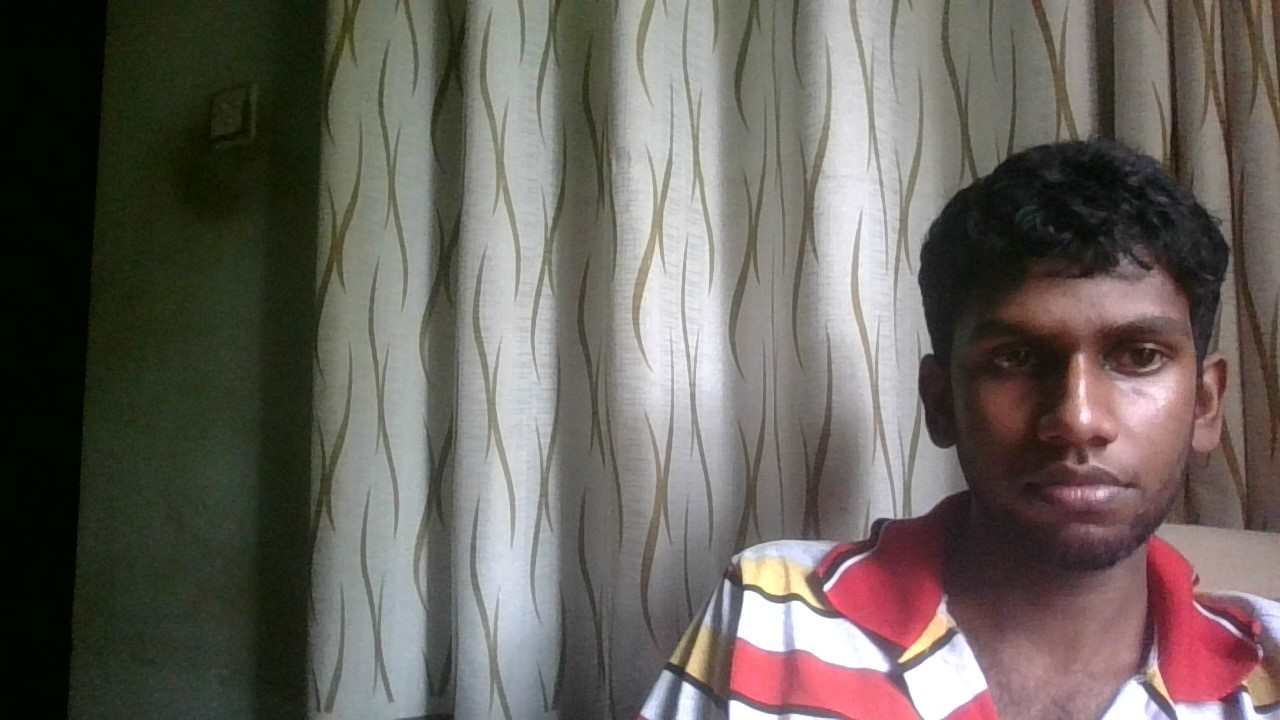
#> input picture Assignment 2/Q4/1.jpg, 1280 x 720 px
$ jupyter execute Q4.ipynb
#> lines starting #> are read from the running program, lines starting #| are printed output that depends on the picture
sift detection

[cell 1]
import cv2 as cv
import numpy as np
import matplotlib.pyplot as plt

im2 = cv.imread('1.jpg')
#> im2 is the input picture: shape (720, 1280, 3); mean B, G, R 92.8, 98.3, 104.1
im1 = cv.imread('2.jpg')
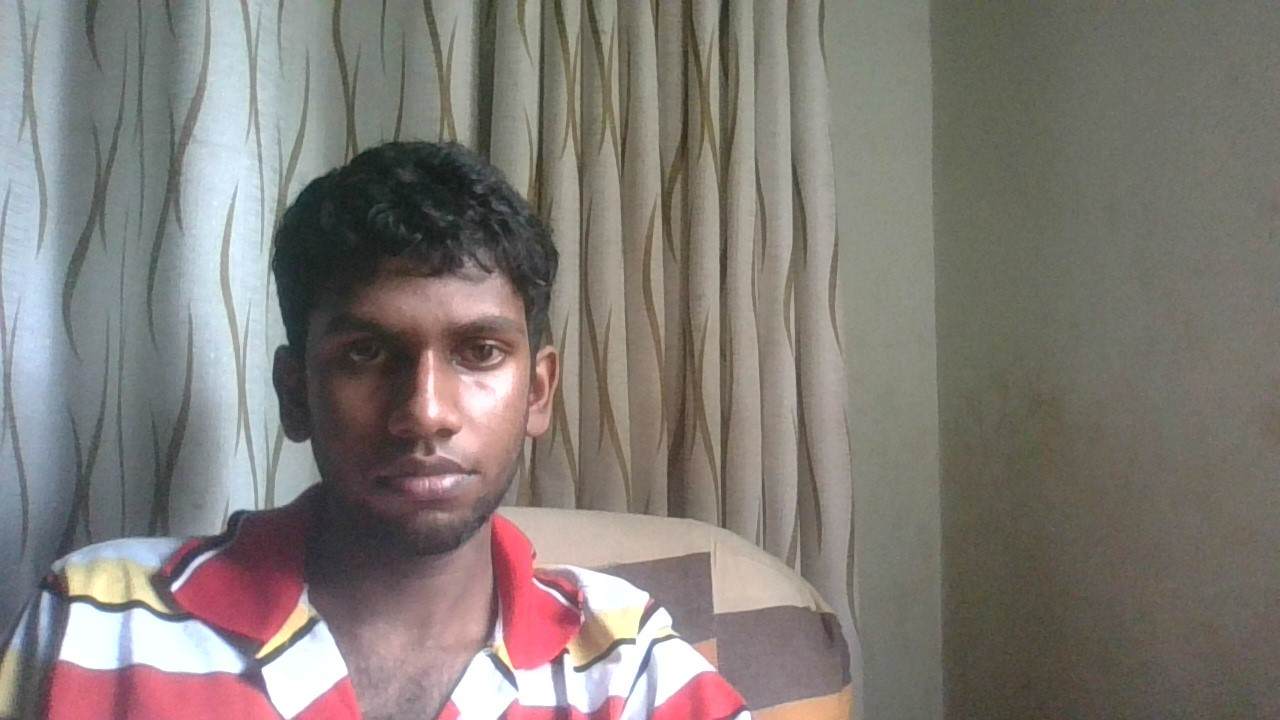
#> input picture Assignment 2/Q4/2.jpg, 1280 x 720 px
#> im1 is the input picture: shape (720, 1280, 3); mean B, G, R 118.7, 123.6, 129.8

assert im1 is not None
assert im2 is not None

im1_gray = cv.cvtColor(im1, cv.COLOR_BGR2GRAY)
im2_gray = cv.cvtColor(im2, cv.COLOR_BGR2GRAY)
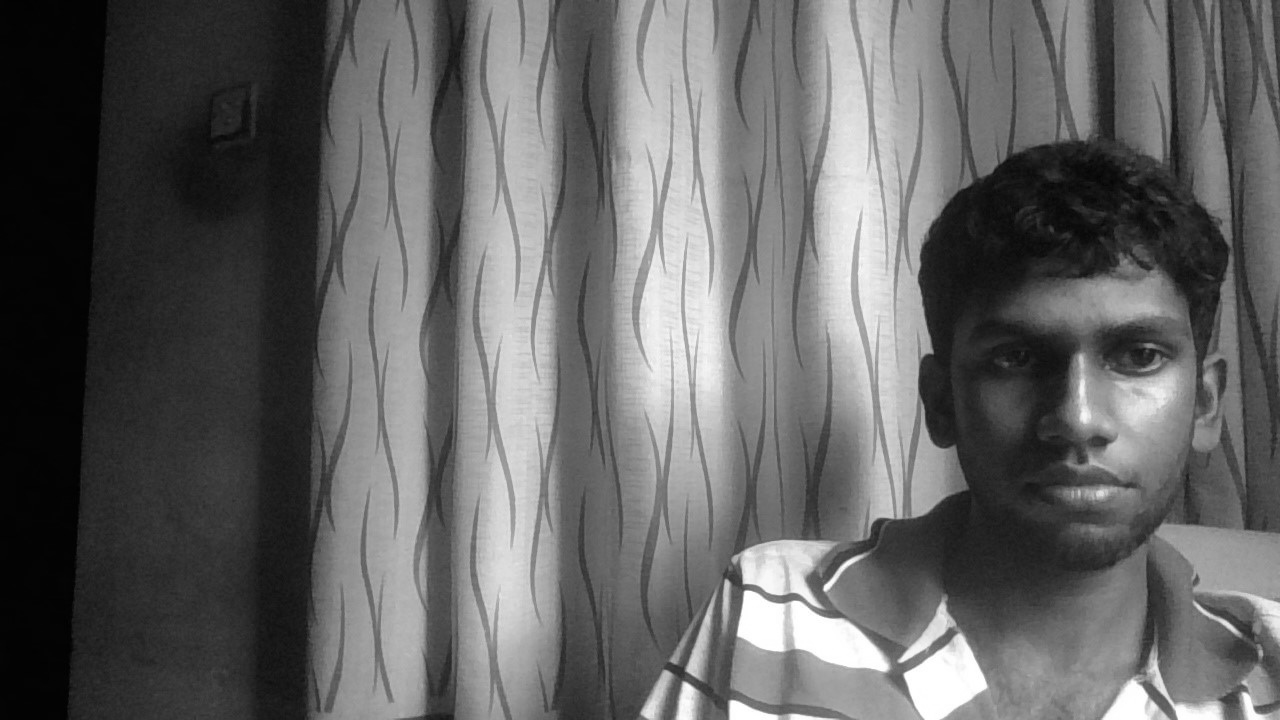
#> im2_gray: shape (720, 1280); min 1, max 255, mean 99.4

#create a sift object
sift = cv.SIFT_create(nOctaveLayers=3, contrastThreshold=0.07, edgeThreshold=10, sigma=1)

#detect keypoints and compute descriptors
kp1, des1 = sift.detectAndCompute(im1_gray, None)
#> kp1 = 291 keypoints; strongest (x, y, size): (175, 586, 6.1), (471, 346, 31.6), (253, 464, 67.1), (261, 654, 5)
kp2, des2 = sift.detectAndCompute(im2_gray, None)
#> kp2 = 323 keypoints; strongest (x, y, size): (688, 696, 13.6), (826, 587, 5), (849, 562, 5), (1132, 416, 67.3)

#draw keypoints
im1_kp = cv.drawKeypoints(im1_gray, kp1, None)
im2_kp = cv.drawKeypoints(im2_gray, kp2, None)

#plot images
plt.figure(figsize=(20,20))
plt.subplot(121)
plt.imshow(im1_kp)
plt.title('Keypoints for image 1')
plt.subplot(122)
plt.imshow(im2_kp)
plt.title('Keypoints for image 2')
plt.show()

#match keypoints
bf = cv.BFMatcher()
matches = bf.knnMatch(des1, des2, k=2)
#> matches = 291 matches

#apply ratio test
good = []
for m,n in matches:
    if m.distance < 0.75*n.distance:
        good.append([m])
#> after the loop, good = 81 matches

#draw matches
im_matches = cv.drawMatchesKnn(im1_gray, kp1, im2_gray, kp2, good, None, flags=cv.DrawMatchesFlags_NOT_DRAW_SINGLE_POINTS)
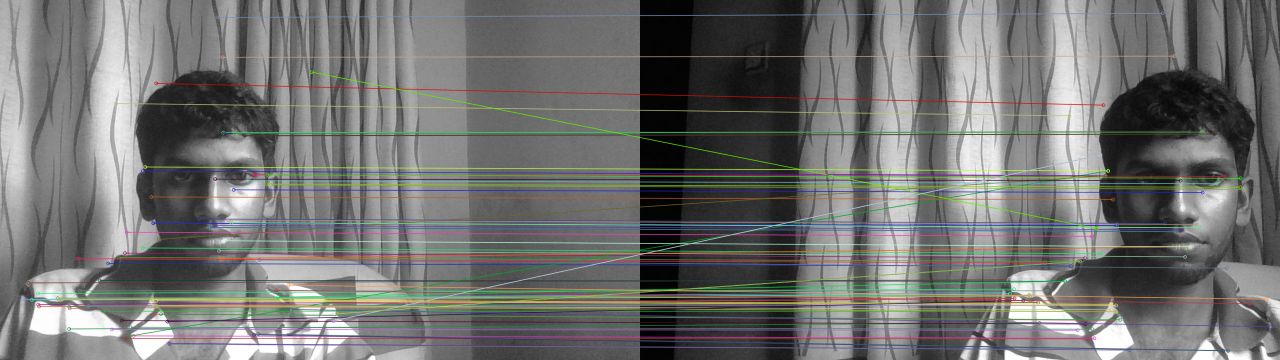
#> im_matches: shape (720, 2560, 3) (shown at 1/2 size); mean of channels 0, 1, 2 111.9, 113.6, 113.2; drawn as B, G, R

#plot image
plt.figure(figsize=(20,20))
plt.imshow(im_matches)
plt.title('Matches')
plt.show()

[cell 2]
import cv2 as cv
import numpy as np
from scipy import linalg

# Load your images 'im1' and 'im2'

# Detect keypoints and compute descriptors for both images using SIFT
sift = cv.SIFT_create(nOctaveLayers=3, contrastThreshold=0.08, edgeThreshold=8, sigma=1)

kp1, desc1 = sift.detectAndCompute(im1, None)
#> kp1 = 184 keypoints; strongest (x, y, size): (175, 586, 6.1), (471, 346, 31.6), (253, 464, 67.1), (261, 654, 5)
kp2, desc2 = sift.detectAndCompute(im2, None)
#> kp2 = 150 keypoints; strongest (x, y, size): (688, 696, 13.6), (826, 587, 5), (1132, 416, 67.3), (760, 626, 32.2)

# Create a Brute-Force Matcher and perform keypoint matching
bf = cv.BFMatcher()
matches = bf.knnMatch(desc1, desc2, k=2)
#> matches = 184 matches
good, pts1, pts2 = [], [], []

# Apply the ratio test to filter good matches and extract corresponding keypoints
for m, n in matches:
    if m.distance < 0.75 * n.distance:
        good.append([m])
        pts1.append(kp1[m.queryIdx].pt)
        pts2.append(kp2[m.trainIdx].pt)
#> after the loop, good = 51 matches; pts1 = 51 pairs, first value 45.68 to 674.2, second value 131.5 to 676.7; pts2 = 51 pairs, first value 727.1 to 1260.6, second value 146.6 to 706.3

# Convert lists to NumPy arrays for further processing
good, pts1, pts2 = np.array(good), np.array(pts1), np.array(pts2)

# Draw the good matches
matched_img = cv.drawMatchesKnn(im1, kp1, im2, kp2, good[:50], None, flags=2)
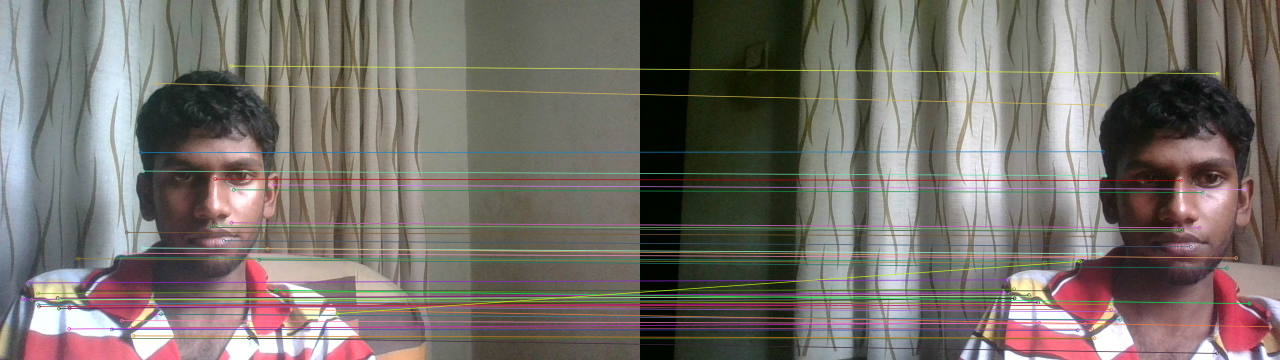
#> matched_img: shape (720, 2560, 3) (shown at 1/2 size); mean B, G, R 106.1, 111.7, 118

# Define a function to compute the homography matrix
def homography(pts1, pts2):
    # Calculate mean and scaling factors for normalization
    mean1, mean2 = np.mean(pts1, axis=0), np.mean(pts2, axis=0)
    s1, s2 = len(pts1) * np.sqrt(2) / np.sum(np.sqrt(np.sum((pts1 - mean1) ** 2, axis=1))), len(pts1) * np.sqrt(2) / np.sum(np.sqrt(np.sum((pts2 - mean2) ** 2, axis=1)))

    # Compute the transformation matrices
    tx1, ty1, tx2, ty2 = -s1 * mean1[0], -s1 * mean1[1], -s2 * mean2[0], -s2 * mean2[1]
    T1, T2 = np.array(((s1, 0, tx1), (0, s1, ty1), (0, 0, 1))), np.array(((s2, 0, tx2), (0, s2, ty2), (0, 0, 1)))
    A = []

    # Construct the matrix A for solving the linear system
    for i in range(len(pts1)):
        X11, X21 = T1 @ np.concatenate((pts1[i], [1])).reshape(3, 1), T2 @ np.concatenate((pts2[i], [1])).reshape(3, 1)
        A.append((-X11[0][0], -X11[1][0], -1, 0, 0, 0, X21[0][0] * X11[0][0], X21[0][0] * X11[1][0], X21[0][0]))
        A.append((0, 0, 0, -X11[0][0], -X11[1][0], -1, X21[1][0] * X11[0][0], X21[1][0] * X11[1][0], X21[1][0]))

    A = np.array(A)

    # Solve the linear system using SVD
    U, S, V = np.linalg.svd(A, full_matrices=True)
    h = np.reshape(V[-1], (3, 3))

    # Normalize the homography matrix and return
    H = linalg.inv(T2) @ h @ T1
    H = (1 / H.item(8)) * H

    return H

# Define a function to compute the Euclidean distance between two points after applying the homography
def dist(P1, P2, H):
    p1 = np.array([P1[0], P1[1], 1])
    p2 = np.array([P2[0], P2[1], 1])

    p2_estimate = np.dot(H, p1.T)
    p2_estimate = (1 / p2_estimate[2]) * p2_estimate

    return np.linalg.norm(p2.T - p2_estimate)

# Define a function for RANSAC-based homography estimation
def RANSAC_homography(points1, points2):
    inlier_count, selected_inliers = 0, None
    points = np.hstack((points1, points2))
#> points = 51 rows, first 6: [45.68, 598.2, 727.1, 584.3], [56.49, 565.4, 734.4, 559.2], [62.79, 599.3, 739.2, 587.2], [75.6, 586.4, 747.6, 577.7], [75.95, 608.6, 748.4, 596.2], [77.71, 612.4, 748.4, 596.2]

    # Calculate the number of iterations based on the probability of outlier detection
    num_iterations = int(np.log(1 - 0.95) / np.log(1 - (1 - 0.5) ** 4))

    for _ in range(num_iterations):
        np.random.shuffle(points)
        pts1, pts1_rem, pts2, pts2_rem = points[:4, :2],  points[4:, :2], points[:4, 2:], points[4:, 2:]
        H = homography(pts1, pts2)
        inliers = [(pts1_rem[i], pts2_rem[i]) for i in range(len(pts1_rem)) if dist(pts1_rem[i], pts2_rem[i], H) < 100]

        if len(inliers) > inlier_count:
            inlier_count = len(inliers)
            selected_inliers = np.array(inliers)
#> this loop made 46 passes
#> (mean1 in homography, mean2 in homography, s1 in homography, s2 in homography, tx1 in homography, ty1 in homography, tx2 in homography, ty2 in homography) on pass 1: ([208, 583.3], [859.8, 582.5], 0.0141, 0.0157, -2.92, -8.2, -13.48, -9.13)
#> (mean1 in homography, mean2 in homography, s1 in homography, s2 in homography, tx1 in homography, ty1 in homography, tx2 in homography, ty2 in homography) on passes 2 to 4: ([221.3, 531.7], [869.7, 532.2], 0.0101, 0.0104, -2.24, -5.38, -9.04, -5.53), ([346.6, 636.9], [882.6, 610.8], 0.00851, 0.0174, -2.95, -5.42, -15.32, -10.6), ([192.9, 547.1], [848.5, 543.3], 0.00836, 0.00898, -1.61, -4.57, -7.62, -4.88)

    # Compute the final homography matrix using the selected inliers
    H = homography(selected_inliers[:, 0], selected_inliers[:, 1])

    return H

# Call the RANSAC-based homography estimation function
H = RANSAC_homography(pts1, pts2)

# Print the computed homography matrix
print(H)
#| [[ 4.12251780e-01 -3.89860423e-02  7.00142806e+02]
#|  [-2.02599960e-01  8.02040994e-01  9.56653739e+01]
#|  [-4.45674409e-04 -2.51616179e-05  1.00000000e+00]]

Stitch

[cell 3]
# Convert the list of tuples to a NumPy array
H = np.array(H)

# Warp im1 using the perspective transformation matrix H to match the shape of im2
img_p = cv.warpPerspective(im1, H, (im2.shape[1], im2.shape[0]))

# Threshold the warped image to create a binary mask
# Pixels with values above 10 become 1, and pixels below 10 become 0 (inverted)
ret, threshold = cv.threshold(img_p, 10, 1, cv.THRESH_BINARY_INV)

# Multiply the binary mask with im2 to extract the common region
img2_thresholded = np.multiply(threshold, im2)

# Blend the thresholded image with the warped image
img_blended = cv.addWeighted(img2_thresholded, 1, img_p, 1, 0)

# Create a figure with three subplots for visualization
fig, ax = plt.subplots(1, 3, figsize=(15, 12))

# Display im2
ax[0].imshow(cv.cvtColor(im2, cv.COLOR_BGR2RGB))
ax[0].set_title("im2.jpg")
ax[0].axis("off")

# Display the stitched image
ax[1].imshow(cv.cvtColor(img_blended, cv.COLOR_BGR2RGB))
ax[1].set_title("Stitched Image")
ax[1].axis("off")

# Add a circle to highlight the difference between the images
img_blended = cv.circle(img_blended, (700, 100), 100, (0, 0, 255), 5)
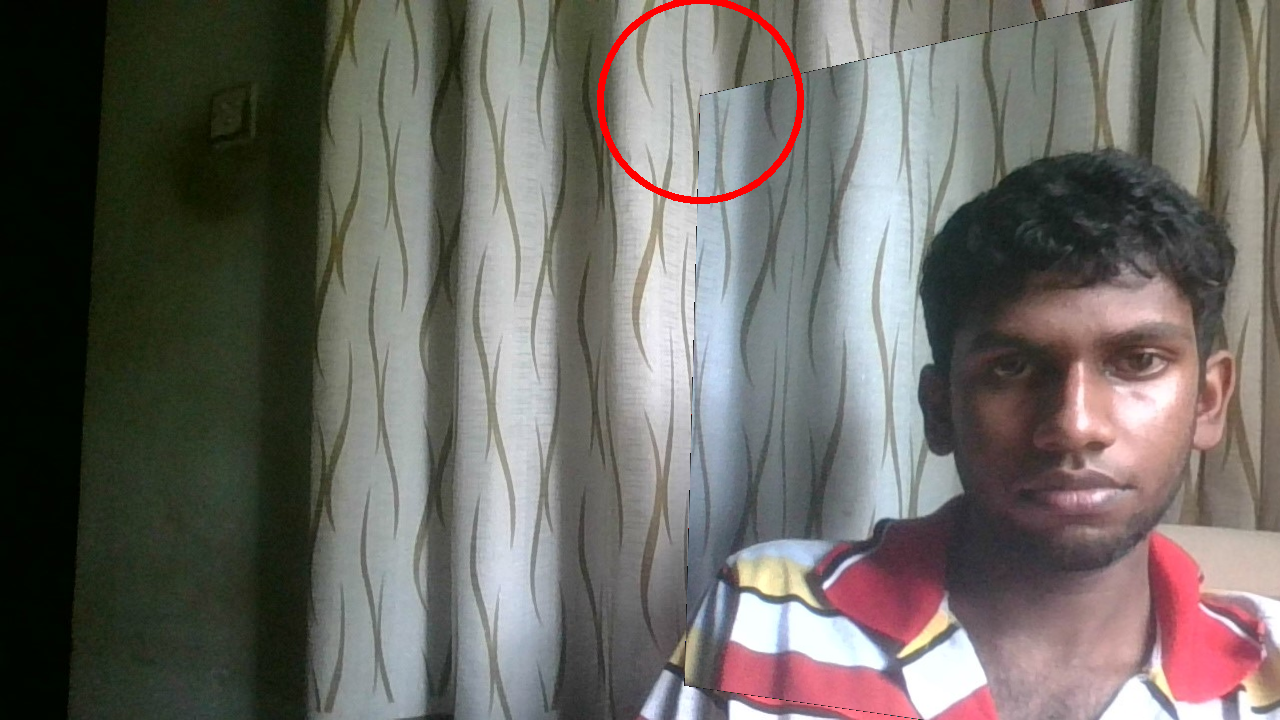
#> img_blended: shape (720, 1280, 3); mean B, G, R 100.2, 105.2, 108.5

# Display the image with the circle
ax[2].imshow(cv.cvtColor(img_blended, cv.COLOR_BGR2RGB))
ax[2].set_title("Differences")
ax[2].axis("off")

# Show the figure with the subplots
plt.show()
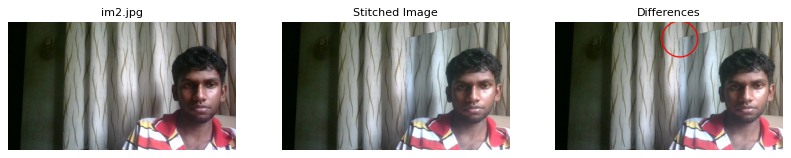
#> figure drawn by matplotlib, 3 panels
